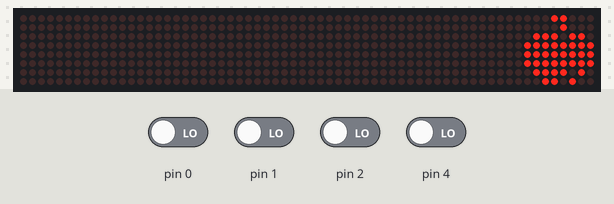
A sketch run on a simulated Arduino Uno, built with avr-gcc and run on an emulated ATmega328P. Shown: 64×8 LED matrix. Inputs (shaded band) come from the test bench; at power-on: pin 0–2, pin 4 LOW. Random numbers use the default seed unless the sketch sets one; what the sketch prints to the serial monitor is not drawn.

Above: at 0.1 s.

The sketch:

snake_game_arduino.ino
```cpp
#include <LedControl.h>

int DIN = 11;
int CS = 7;
int CLK = 13;

LedControl lc=LedControl(DIN, CLK, CS,0);

#define UP 0
#define DOWN 1
#define LEFT 2
#define RIGTH 3
#define NO_DATA 12 // Some random number > 7

int apple[2] = {NO_DATA, NO_DATA};
byte Apple [8]={B00011000,B00001000,B01110110,B11111111,B11111111,B11111111,B01111010,B00110100};

struct Snake {
    int snake_body[64][2];
    int snake_head[2];
    int snake_len;
};
typedef struct Snake Snake;

Snake snake;

volatile int dir = UP;

unsigned long framerate_counter = 0;
unsigned int frame_duration = 200;
unsigned long button_time = 0;
unsigned int btn_delay = 50;
int dir_changed = false;
int num_attempts = 5;


void reset_snake(void){
    for (int i = 0; i < 64; ++i){
            for(int j = 0; j< 2; ++j){
                snake.snake_body[i][j] = NO_DATA;
            }
        }
        snake.snake_head[0] = random(0, 8);// random(0, 8) in ArduinoIDE
        snake.snake_head[1] = random(0, 8);
        snake.snake_len = 0;
}

void gen_apple(void){
    int a_row = random(0, 8);
    int a_col = random(0, 8);
    int good_apple_pos = 0;

    while(!good_apple_pos){
        int apple_in_body = 0;
        for(int i = 0; i < snake.snake_len; ++i){
            if(snake.snake_body[i][0] == a_row && snake.snake_body[i][1] == a_col){
                apple_in_body = 1;
                break;
            }
        }
        if ((a_row == snake.snake_head[0] && a_col == snake.snake_head[1]) || apple_in_body){
            a_row = random(0, 8);
            a_col = random(0, 8);
        }
        else{
            good_apple_pos = 1;
        }
    }
    apple[0] = a_row;
    apple[1] = a_col;
}

int  apple_head_collision(){
    if (apple[0] == snake.snake_head[0] && apple[1] == snake.snake_head[1]){
        return 1;
    }
    else{
        return 0;
    }
}

int head_body_collision(){
    for(int i = 0; i < snake.snake_len; ++i){
        if(snake.snake_head[0] == snake.snake_body[i][0] && snake.snake_head[1] == snake.snake_body[i][1]){
            return 1;
        }
    }
    return 0;
}

int is_snake(int row, int col){
    if(row == snake.snake_head[0] && col == snake.snake_head[1]){
        return 1;
    }
    for(int i = 0; i < snake.snake_len; ++i){
        if(row == snake.snake_body[i][0] && col == snake.snake_body[i][1]){
            return 1;
        }
    }
    return 0;
}


void draw_snake(){
  lc.clearDisplay(0);
  lc.setLed(0, snake.snake_head[1], 7 - snake.snake_head[0], true);
  lc.setLed(0, apple[1], 7 - apple[0], true);
  for(int l = 0; l<snake.snake_len; ++l){
    lc.setLed(0, snake.snake_body[l][1], 7 - snake.snake_body[l][0], true);
  }
}


void refresh(void){
    Serial.println(dir);
    int temp_last_row = 0;
    int temp_last_col = 0;
    // shift body one back
    if(snake.snake_len > 0){
        temp_last_row = snake.snake_body[snake.snake_len -1][0];
        temp_last_col = snake.snake_body[snake.snake_len -1][0];
    }
    else{
        temp_last_row = snake.snake_head[0];
        temp_last_col = snake.snake_head[1];
    }
    for(int i = snake.snake_len-1; i > 0; --i){
        snake.snake_body[i][0] = snake.snake_body[i -1][0];
        snake.snake_body[i][1] = snake.snake_body[i -1][1];
    }
    if(snake.snake_len > 0){
        snake.snake_body[0][0] = snake.snake_head[0];
        snake.snake_body[0][1] = snake.snake_head[1];
    }
    // move head
    if(dir == UP){
        if(snake.snake_head[0] == 0){
            snake.snake_head[0] = 7;
        }
        else{
            snake.snake_head[0] -= 1;
        }
    }else if(dir == DOWN){
        snake.snake_head[0] = (snake.snake_head[0] + 1)%8;
    }else if(dir == LEFT){
        if(snake.snake_head[1] == 0){
            snake.snake_head[1] = 7;
        }
        else{
            snake.snake_head[1] -= 1;
        }
    }else if(dir == RIGTH){
        snake.snake_head[1] = (snake.snake_head[1] + 1)%8;
    }
    if(apple_head_collision()){
        snake.snake_body[snake.snake_len][0] = temp_last_row;
        snake.snake_body[snake.snake_len][0] = temp_last_col;
        snake.snake_len++;
        gen_apple();
    }
    else if(head_body_collision()){
        reset_snake();
    }
    if(snake.snake_len >= 64){
        reset_snake();
    }
    draw_snake();
    return;
}

void setup() {
  // put your setup code here, to run once:
  Serial.begin(9600);
  pinMode(8, INPUT);
  pinMode(9, INPUT);
  pinMode(10, INPUT);
  pinMode(12, INPUT);
  reset_snake();
  gen_apple();

  lc.shutdown(0,false);
  lc.setIntensity(0,3);
  lc.clearDisplay(0);

  PCICR |= B00000100;
  // Select PCINT23 Bit7 = 1 (Pin D7)
  PCMSK2 |= B00010111;
  for(int i = 0; i< 8; ++i){
    lc.setRow(0,i,Apple[i]);
  }
  delay(1000);
}


void loop() {
  // put your main code here, to run repeatedly:

  if((millis() - framerate_counter) > frame_duration){
    framerate_counter = millis();
    refresh();
  }
  delay(1);

}

ISR (PCINT2_vect)
{
  if((millis() - button_time) > btn_delay){
    for(int i = 0; i < num_attempts; ++i){
      if(digitalRead(8) == HIGH){
        dir = DOWN;
        button_time = millis();
        dir_changed = true;
      }
      else if(digitalRead(9) == HIGH){
        dir = LEFT;
        button_time = millis();
        dir_changed = true;
      }
      else if(digitalRead(10) == HIGH){
        dir = UP;
        button_time = millis();
        dir_changed = true;
      }
      else if(digitalRead(12) == HIGH){
        dir = RIGTH;
        button_time = millis();
        dir_changed = true;
      }
      if(dir_changed){
        break;
      }
    }
    dir_changed = false;
  }
}
```
